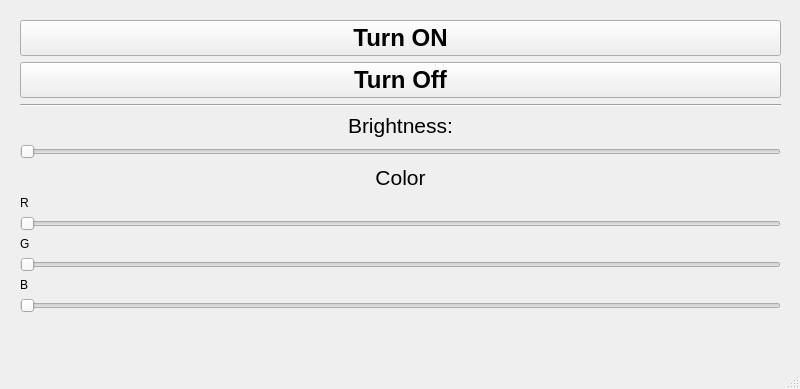
<?xml version="1.0" encoding="UTF-8"?>
<ui version="4.0">
 <class>MainWindow</class>
 <widget class="QMainWindow" name="MainWindow">
  <property name="geometry">
   <rect>
    <x>0</x>
    <y>0</y>
    <width>800</width>
    <height>389</height>
   </rect>
  </property>
  <property name="windowTitle">
   <string>Xiaomi Yeelight App</string>
  </property>
  <widget class="QWidget" name="centralwidget">
   <widget class="QWidget" name="verticalLayoutWidget">
    <property name="geometry">
     <rect>
      <x>20</x>
      <y>20</y>
      <width>761</width>
      <height>401</height>
     </rect>
    </property>
    <layout class="QVBoxLayout" name="verticalLayout">
     <item>
      <widget class="QPushButton" name="pushButton">
       <property name="font">
        <font>
         <pointsize>18</pointsize>
         <weight>75</weight>
         <bold>true</bold>
        </font>
       </property>
       <property name="text">
        <string>Turn ON</string>
       </property>
      </widget>
     </item>
     <item>
      <widget class="QPushButton" name="pushButton_2">
       <property name="font">
        <font>
         <pointsize>18</pointsize>
         <weight>75</weight>
         <bold>true</bold>
        </font>
       </property>
       <property name="text">
        <string>Turn Off</string>
       </property>
      </widget>
     </item>
     <item>
      <widget class="Line" name="line">
       <property name="orientation">
        <enum>Qt::Horizontal</enum>
       </property>
      </widget>
     </item>
     <item>
      <widget class="QLabel" name="label">
       <property name="sizePolicy">
        <sizepolicy hsizetype="Preferred" vsizetype="Preferred">
         <horstretch>8</horstretch>
         <verstretch>0</verstretch>
        </sizepolicy>
       </property>
       <property name="font">
        <font>
         <pointsize>16</pointsize>
        </font>
       </property>
       <property name="text">
        <string>Brightness:</string>
       </property>
       <property name="alignment">
        <set>Qt::AlignCenter</set>
       </property>
      </widget>
     </item>
     <item>
      <widget class="QSlider" name="horizontalSlider">
       <property name="orientation">
        <enum>Qt::Horizontal</enum>
       </property>
      </widget>
     </item>
     <item>
      <widget class="QLabel" name="label_2">
       <property name="sizePolicy">
        <sizepolicy hsizetype="Preferred" vsizetype="Preferred">
         <horstretch>8</horstretch>
         <verstretch>0</verstretch>
        </sizepolicy>
       </property>
       <property name="font">
        <font>
         <pointsize>16</pointsize>
        </font>
       </property>
       <property name="text">
        <string>Color</string>
       </property>
       <property name="alignment">
        <set>Qt::AlignCenter</set>
       </property>
      </widget>
     </item>
     <item>
      <widget class="QLabel" name="label_3">
       <property name="text">
        <string>R</string>
       </property>
      </widget>
     </item>
     <item>
      <widget class="QSlider" name="horizontalSlider_2">
       <property name="orientation">
        <enum>Qt::Horizontal</enum>
       </property>
      </widget>
     </item>
     <item>
      <widget class="QLabel" name="label_4">
       <property name="text">
        <string>G</string>
       </property>
      </widget>
     </item>
     <item>
      <widget class="QSlider" name="horizontalSlider_3">
       <property name="orientation">
        <enum>Qt::Horizontal</enum>
       </property>
      </widget>
     </item>
     <item>
      <widget class="QLabel" name="label_5">
       <property name="text">
        <string>B</string>
       </property>
      </widget>
     </item>
     <item>
      <widget class="QSlider" name="horizontalSlider_4">
       <property name="orientation">
        <enum>Qt::Horizontal</enum>
       </property>
      </widget>
     </item>
     <item>
      <spacer name="verticalSpacer">
       <property name="orientation">
        <enum>Qt::Vertical</enum>
       </property>
       <property name="sizeHint" stdset="0">
        <size>
         <width>20</width>
         <height>40</height>
        </size>
       </property>
      </spacer>
     </item>
    </layout>
   </widget>
  </widget>
  <widget class="QMenuBar" name="menubar">
   <property name="geometry">
    <rect>
     <x>0</x>
     <y>0</y>
     <width>800</width>
     <height>21</height>
    </rect>
   </property>
  </widget>
  <widget class="QStatusBar" name="statusbar"/>
 </widget>
 <resources/>
 <connections/>
</ui>
